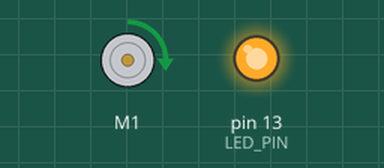
A sketch run on a simulated Arduino Uno, built with avr-gcc and run on an emulated ATmega328P. On the bench: DC motor (green arrow = forward, orange = backward, longer = faster), output pins drawn as LEDs (lit = HIGH).

Above: at 0.15 s.
At 9.76 s:
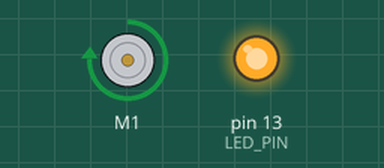
At 19.98 s:
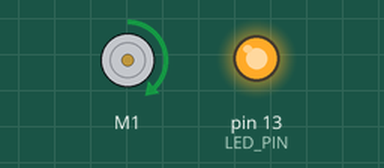
At 39.82 s:
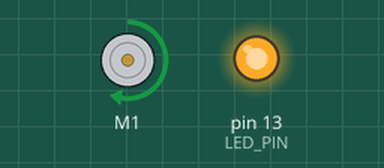
Timing chart, 0 to 40.0 s (numbered marks = the images above):
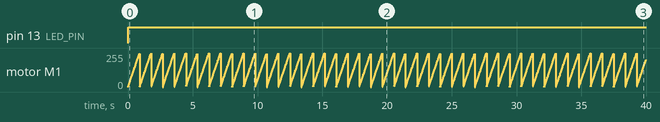

The sketch:

tuyghhkjh.ino
```cpp
#include <ZumoMotors.h>


#define LED_PIN 13

ZumoMotors motors;

void setup()
{
  pinMode(LED_PIN, OUTPUT);

  // uncomment one or both of the following lines if your motors' directions need to be flipped
  //motors.flipLeftMotor(true);
  //motors.flipRightMotor(true);
}
void loop()
{
  digitalWrite(LED_PIN, HIGH);

  for (int speed = 0; speed <= 400; speed++)
  {
    motors.setLeftSpeed(speed);
    delay(2);
  }


}
```

Measured:
- by itself, pin 13 (LED_PIN): LOW → HIGH at 0.00 s
- by itself, motor M1: ramps from stopped to forward 254/255 and jumps back, once every 0.90 s
